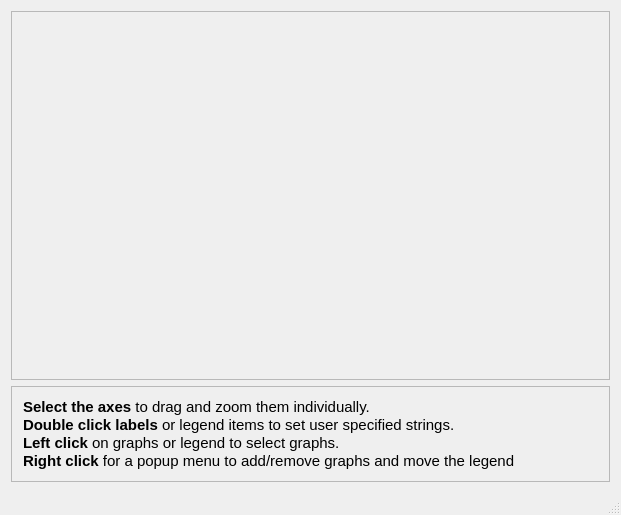
<?xml version="1.0" encoding="UTF-8"?>
<ui version="4.0">
 <class>MainWindow</class>
 <widget class="QMainWindow" name="MainWindow">
  <property name="geometry">
   <rect>
    <x>0</x>
    <y>0</y>
    <width>621</width>
    <height>515</height>
   </rect>
  </property>
  <property name="windowTitle">
   <string>Simple iterations</string>
  </property>
  <widget class="QWidget" name="centralWidget">
   <layout class="QVBoxLayout" name="verticalLayout">
    <item>
     <widget class="QFrame" name="frame_2">
      <property name="frameShape">
       <enum>QFrame::StyledPanel</enum>
      </property>
      <property name="frameShadow">
       <enum>QFrame::Sunken</enum>
      </property>
      <property name="lineWidth">
       <number>1</number>
      </property>
      <property name="midLineWidth">
       <number>0</number>
      </property>
      <layout class="QVBoxLayout" name="verticalLayout_3">
       <property name="spacing">
        <number>0</number>
       </property>
       <property name="margin">
        <number>0</number>
       </property>
       <item>
        <widget class="QCustomPlot" name="customPlot" native="true">
         <property name="sizePolicy">
          <sizepolicy hsizetype="Preferred" vsizetype="MinimumExpanding">
           <horstretch>0</horstretch>
           <verstretch>0</verstretch>
          </sizepolicy>
         </property>
        </widget>
       </item>
      </layout>
     </widget>
    </item>
    <item>
     <widget class="QFrame" name="frame">
      <property name="frameShape">
       <enum>QFrame::StyledPanel</enum>
      </property>
      <property name="frameShadow">
       <enum>QFrame::Raised</enum>
      </property>
      <layout class="QVBoxLayout" name="verticalLayout_2">
       <item>
        <widget class="QLabel" name="label">
         <property name="text">
          <string>&lt;!DOCTYPE HTML PUBLIC &quot;-//W3C//DTD HTML 4.0//EN&quot; &quot;http://www.w3.org/TR/REC-html40/strict.dtd&quot;&gt;
&lt;html&gt;&lt;head&gt;&lt;meta name=&quot;qrichtext&quot; content=&quot;1&quot; /&gt;&lt;style type=&quot;text/css&quot;&gt;
p, li { white-space: pre-wrap; }
&lt;/style&gt;&lt;/head&gt;&lt;body style=&quot; font-family:'Ubuntu'; font-size:11pt; font-weight:400; font-style:normal;&quot;&gt;
&lt;p style=&quot; margin-top:0px; margin-bottom:0px; margin-left:0px; margin-right:0px; -qt-block-indent:0; text-indent:0px;&quot;&gt;&lt;span style=&quot; font-weight:600;&quot;&gt;Select the axes&lt;/span&gt; to drag and zoom them individually.&lt;/p&gt;
&lt;p style=&quot; margin-top:0px; margin-bottom:0px; margin-left:0px; margin-right:0px; -qt-block-indent:0; text-indent:0px;&quot;&gt;&lt;span style=&quot; font-weight:600;&quot;&gt;Double click labels&lt;/span&gt; or legend items to set user specified strings.&lt;/p&gt;
&lt;p style=&quot; margin-top:0px; margin-bottom:0px; margin-left:0px; margin-right:0px; -qt-block-indent:0; text-indent:0px;&quot;&gt;&lt;span style=&quot; font-weight:600;&quot;&gt;Left click&lt;/span&gt; on graphs or legend to select graphs.&lt;/p&gt;
&lt;p style=&quot; margin-top:0px; margin-bottom:0px; margin-left:0px; margin-right:0px; -qt-block-indent:0; text-indent:0px;&quot;&gt;&lt;span style=&quot; font-weight:600;&quot;&gt;Right click&lt;/span&gt; for a popup menu to add/remove graphs and move the legend&lt;/p&gt;&lt;/body&gt;&lt;/html&gt;</string>
         </property>
        </widget>
       </item>
      </layout>
     </widget>
    </item>
   </layout>
  </widget>
  <widget class="QMenuBar" name="menuBar">
   <property name="geometry">
    <rect>
     <x>0</x>
     <y>0</y>
     <width>621</width>
     <height>25</height>
    </rect>
   </property>
  </widget>
  <widget class="QStatusBar" name="statusBar"/>
 </widget>
 <layoutdefault spacing="6" margin="11"/>
 <customwidgets>
  <customwidget>
   <class>QCustomPlot</class>
   <extends>QWidget</extends>
   <header>../../qcustomplot.h</header>
   <container>1</container>
  </customwidget>
 </customwidgets>
 <resources/>
 <connections/>
</ui>
